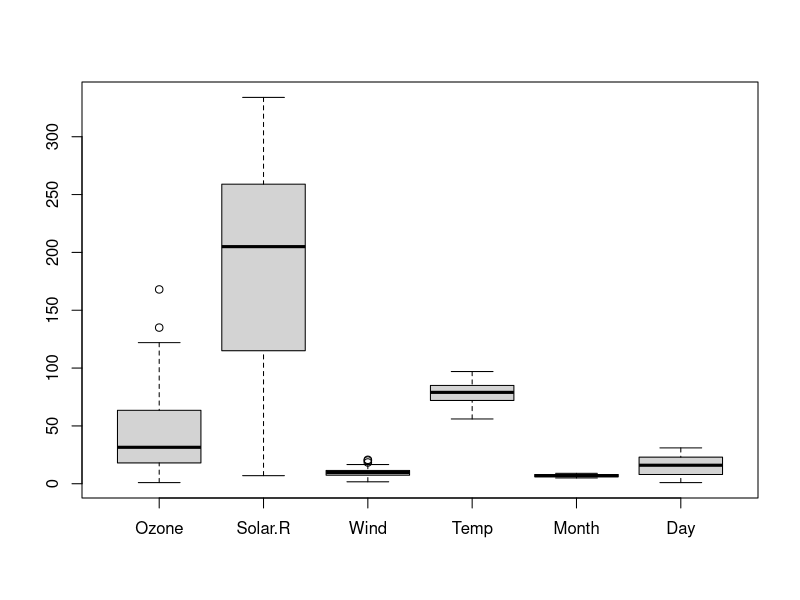
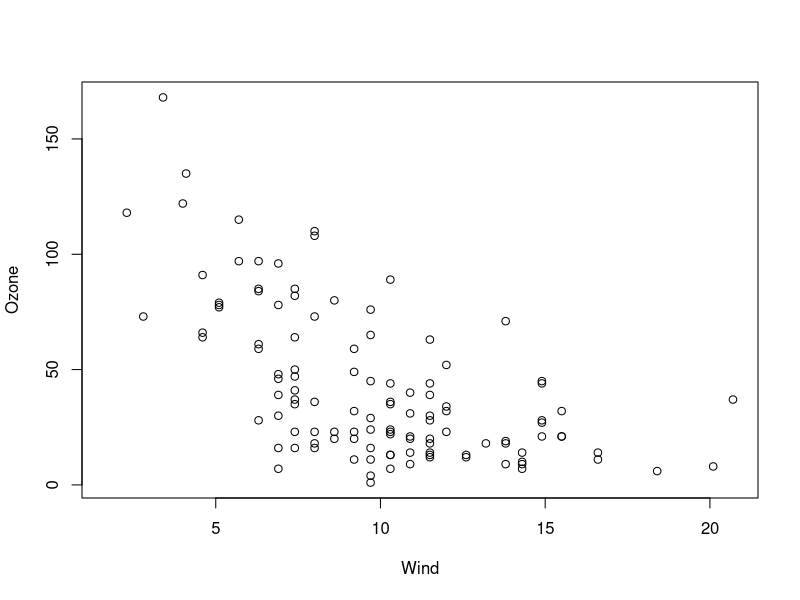

The R script that drew these images, in order:
df <- datasets::airquality

boxplot(df)
attach(df)
plot(Wind,Ozone)






























333333
